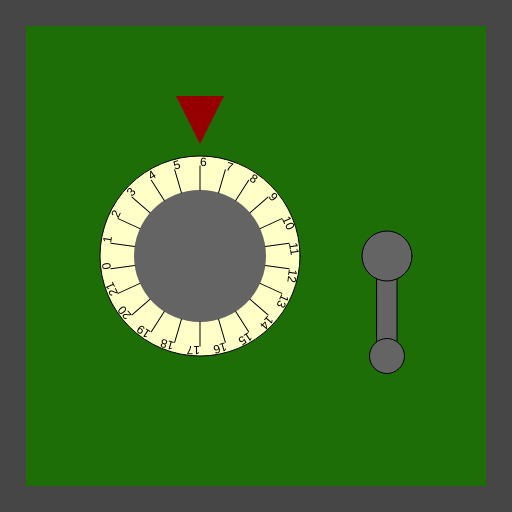
Frame 1 (no input)
Frame 60 (no input): identical to frame 1, image omitted
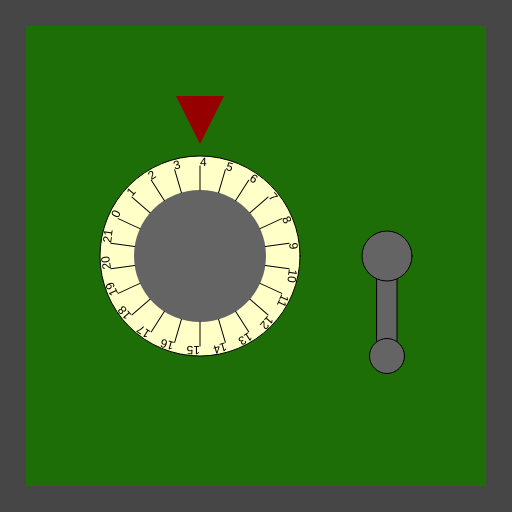
Frame 120 (the mouse pressed at the canvas centre since frame 60)

The p5.js sketch that drew these frames (run headless with seeded random() and noise() and a simulated clock; from frame 60 on, the mouse is pressed at the canvas centre):

// p5.js sketch
// ── sketch.js
/*

Officer: 2120469
CaseNum: 303-0-68978487-2120469

Case 303 - The Case of the Crooked Attorney
Stage 1 - Torvalds' Office

District Attorney Torvalds is well respected in Console City as an upstanding citizen and
enforcer of the law. Of course he’s as crooked as they come. I’ve had enough of having our
hard work at Sleuth and Co undermined by his bribes and back-payments. Let’s take take this
sucker down. I happen to know that Torvalds keeps his incriminating documents spread amongst
several safes in town. I’ll need you to bend the rules a little by breaking into them and
retrieving the incriminating evidence.

The first safe is in Torvald’s office. Crack it by doing the following:

	When any key is pressed:
	- Make Restricted_Locker_Key_0 equal to 8 (done)

	Whilst the mouse is moving:
	- Make Restricted_Locker_Key_0 equal to 6 (done)

	Whilst the mouse is being dragged:
	- Make Restricted_Locker_Key_0 equal to 13 (done)

	When the mouse button is pressed:
	- Make Restricted_Locker_Key_0 equal to 4 (done)

	When the mouse button is released:
	- Make Restricted_Locker_Key_1 equal to 40 (done)

	When any key is released:
	- Make Restricted_Locker_Key_1 equal to 3 (done)

	When any key is pressed:
	- Make Restricted_Locker_Key_1 equal to 25 (done)

	Whilst the mouse is being dragged:
	- Make Restricted_Locker_Key_1 equal to 21 (done)



There are many possible ways of investigating this case, but you
should use ONLY the following commands:

	- The assignment operator aka. the equals sign !

*/

//declare the variables

var Restricted_Locker_Key_0;
var Restricted_Locker_Key_1;


function preload()
{
	//IMAGES WILL BE LOADED HERE

}

function setup()
{
	createCanvas(512,512);

	//initialise the variables
	Restricted_Locker_Key_0 = 0;
	Restricted_Locker_Key_1 = 0;

}

///////////////////EVENT HANDLERS///////////////////

//Add your code to these events to open the safe ...

function mouseMoved()
{
	console.log("mouseMoved", mouseX, mouseY);
    Restricted_Locker_Key_0 = 6;
}

function mouseDragged()
{
	console.log("mouseDragged", mouseX, mouseY);
    Restricted_Locker_Key_0 = 13;
    Restricted_Locker_Key_1 = 21;
}

function mousePressed()
{
	console.log("mousePressed");
    Restricted_Locker_Key_0 = 4;
}

function mouseReleased()
{
	console.log("mouseReleased");
    Restricted_Locker_Key_1 = 40;
}

function keyPressed()
{
	console.log("keyPressed", key);
    Restricted_Locker_Key_0 = 8;
    Restricted_Locker_Key_1 = 25;
}

function keyReleased()
{
	console.log("keyReleased", key);
    Restricted_Locker_Key_1 = 3
}

///////////////DO NOT CHANGE CODE BELOW THIS POINT///////////////////

function draw()
{


	//Draw the safe door
	background(70);
	noStroke();
	fill(29,110,6);
	rect(26,26,width-52,width-52);

	//Draw the combination dial
	push();
	translate(200,height/2);
	drawDial(200, Restricted_Locker_Key_0, 22);
	pop();

	//Draw the lever
	push();
	translate(width - 125,256);
	drawLever(Restricted_Locker_Key_1);
	pop();

}

function drawDial(diameter,num,maxNum)
{
	//the combination lock

	var r = diameter * 0.5;
	var p = r * 0.6;

	stroke(0);
	fill(255,255,200);
	ellipse(0,0,diameter,diameter);
	fill(100);
	noStroke();
	ellipse(0,0,diameter*0.66,diameter*0.66);
	fill(150,0,0);
	triangle(
		-p * 0.4,-r-p,
		p * 0.4,-r-p,
		0,-r-p/5
	);

	noStroke();

	push();
	var inc = 360/maxNum;

	rotate(radians(-num * inc));
	for(var i = 0; i < maxNum; i++)
	{
		push();
		rotate(radians(i * inc));
		stroke(0);
		line(0,-r*0.66,0,-(r-10));
		noStroke();
		fill(0);
		text(i,0,-(r-10));
		pop();
	}

	pop();
}

function drawLever(rot)
{
	push();
	rotate(radians(-rot))
	stroke(0);
	fill(100);
	rect(-10,0,20,100);
	ellipse(0,0,50,50);
	ellipse(0,100,35,35);
	pop();
}
